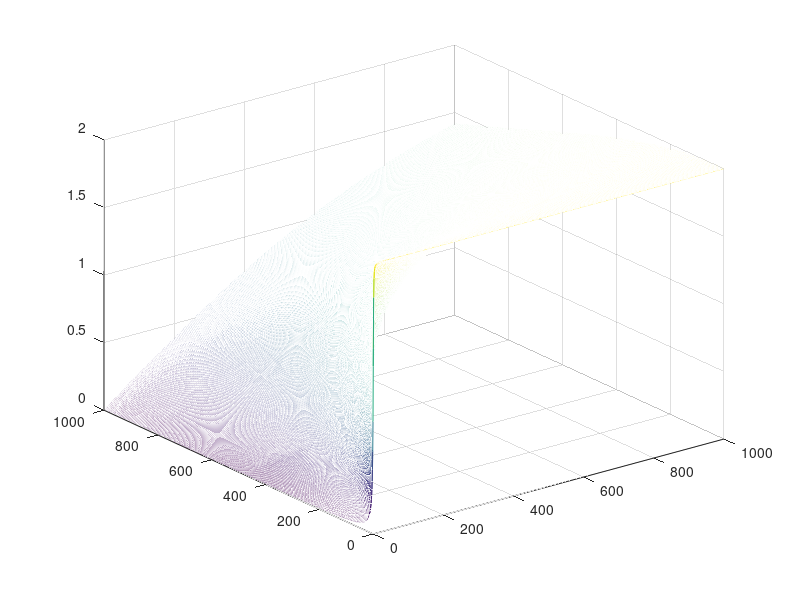

This figure's MATLAB source: (Note: a time limit stopped this script after it produced the figure.)
%Vary Distance and Height H and Distance D
%Vary D
close all
clear all
Hr=1;
for D=1:1000

%Vary H
for H= 1:1000

D2=sqrt((H+Hr)^2 + D^2) ;%Reflection dist
D1=sqrt((H-Hr)^2 +D^2) ; %Direct distance
%Dist2(Index) = D2;
%Dist1(Index) = D1;
delta1=D2-D1 ; %this is the difference in path lenth
DeltaH(D,H)= (2*(H+Hr)^2/D2) - (2*(H-Hr)^2/D1);
DeltaD(D,H)= (2*(D/D2)) - (2*(D)/D1);
Delta(D,H)= delta1;
end
end
mesh(Delta)
figure(2)
mesh(DeltaH)
figure(3)
mesh(DeltaD(1:20,1:20))
DH=Delta(500,1:1000)
HD=Delta(500:1000,1)
